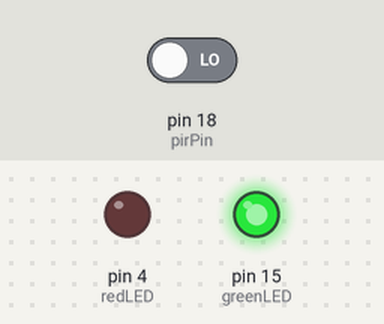
Bench run of a sketch on a simulated Arduino Uno, built with avr-gcc and run on an emulated ATmega328P. On the bench: output pins drawn as LEDs (lit = HIGH). Inputs (shaded band) come from the test bench; at power-on: pin 18 (pirPin) LOW. What the sketch prints to the serial monitor is not drawn.

Above: at 1.3 s.
1.4 s: pin 18 (pirPin) driven HIGH
At 2.8 s:
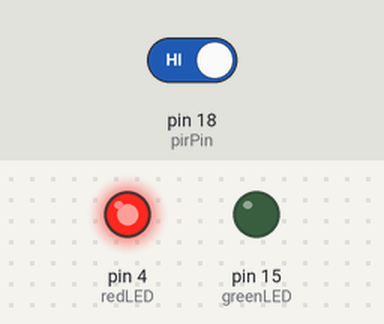
Timing chart, 0 to 4.4 s (numbered marks = the images above; inputs shaded):
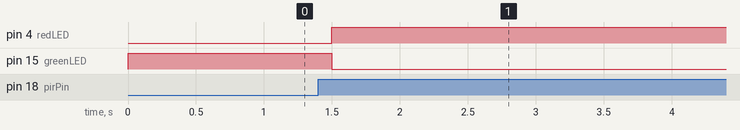

The sketch:

04_PIR.ino
```cpp
int pirPin = 18;
int redLED = 4;
int greenLED = 15;

unsigned long lastMotionTime = 0;
unsigned long lastReadTime = 0;

const unsigned long detectInterval = 500;  // 0.5秒
const unsigned long redOnTime = 5000;      // 5秒

void setup() {
  pinMode(pirPin, INPUT);

  pinMode(redLED, OUTPUT);
  pinMode(greenLED, OUTPUT);

  Serial.begin(115200);

  digitalWrite(greenLED, HIGH); // 初始綠燈亮
  digitalWrite(redLED, LOW);
}

void loop() {

  unsigned long currentTime = millis();

  // 每0.5秒讀取一次PIR
  if (currentTime - lastReadTime >= detectInterval) {

    lastReadTime = currentTime;

    int pirValue = digitalRead(pirPin);

    Serial.print("PIR = ");
    Serial.println(pirValue);

    if (pirValue == HIGH) {

      Serial.println("偵測到人體");

      lastMotionTime = currentTime;

      digitalWrite(redLED, HIGH);
      digitalWrite(greenLED, LOW);
    }
  }

  // 超過5秒未偵測到人體
  if (digitalRead(redLED) == HIGH &&
      currentTime - lastMotionTime >= redOnTime) {

    digitalWrite(redLED, LOW);
    digitalWrite(greenLED, HIGH);

    Serial.println("5秒內無人體切換綠燈");
  }
}
```

Measured:
- after the input at 1.4 s, pin 4 (redLED): LOW → HIGH after 0.10 s; pin 15 (greenLED): HIGH → LOW after 0.10 s
